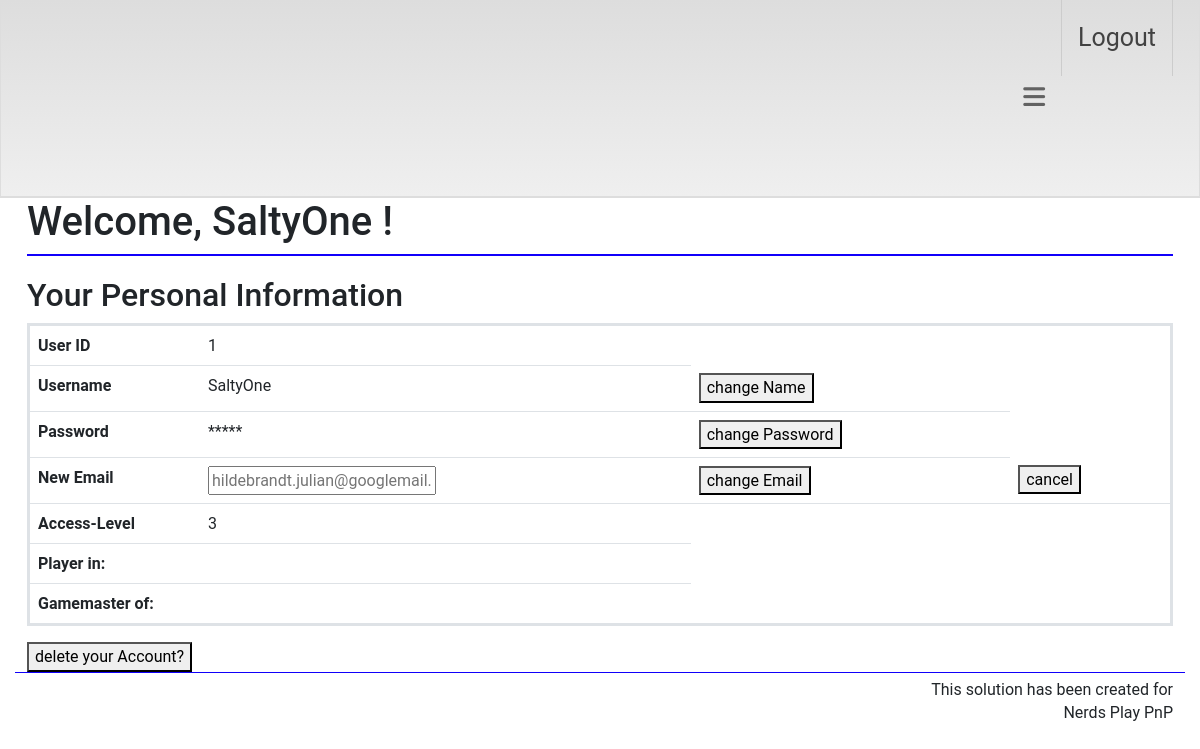
Page /changeEmail (signed in) on the committed database.
### api/v1_0/models.py (models this page shows, shortened)
class User(UserMixin, db.Model):
    id = db.Column(db.Integer, primary_key=True)
    email = db.Column(db.String(100), unique=True)
    password = db.Column(db.String(100))
    name = db.Column(db.String(1000))
    email_confirm = db.Column(db.Boolean)
    access = db.Column(db.Integer)
    def is_admin(self):
        return self.access == ACCESS['admin']
    def is_dm(self):
        return self.access >= ACCESS['DM']

### api/v1_0/email.py (the view)
@email.route('/changeEmail', methods=['GET', 'POST'])
@login_required
def change_Email():
    if request.method == 'GET':
        return render_template( 'profile.html', user=current_user, changeEmail = True)
    if request.method == 'POST':
        email = request.form.get('email')
        validateNewEmail(email, current_user.id, current_user.password)
        flash("Please check your Inbox to confirm your new Email.")
        return redirect(url_for( 'weblogic.profile'))

### main.py (called while the page is built)
@login_manager.user_loader
def load_user(user_id):
        return User.query.get(int(user_id))

### templates/profile.html (shortened to what this page needs)
{% extends "base.html" %}
{% block content %}
<h1 class="title">
  Welcome, {{user['name']}} !
</h1>
<div class='profile'>
  <h2>Your Personal Information</h2></th>
    <table class="table">
      <tbody>
        <tr>
            <th style ="width : 15%" scope="row">User ID</th>
            <td>{{ user['id'] }}</td>
          </tr>
          {% if not changeName %}
          <tr>
            <th style ="width : 15%" scope="row">Username</th>
            <td>{{ user['name'] }}</td>
            <form action="/changeName" method="get">
              <td>
                <button type="submit">change Name</button>
            </td>
          </form>
          </tr>
          {% endif %}
          {% if not changePassword %}
          <tr>
            <th style ="width : 15%" scope="row">Password</th>
            <form action="/changePassword" method="get">
            <td>*****</td>
                <td>
                  <button type="submit">change Password</button>
              </td>
            </form>
          </tr>
          {% endif %}
          {% if changeEmail %}
          <tr>
            <th style ="width : 15%" scope="row">New Email</th>
              <form action="/changeEmail" method="post">
              <td>
                <input class="input is-large" type="email" name="email" placeholder="{{ user['email'] }}" autofocus="" required>
              </td>
              <td>
                <button type="submit">change Email</button>
            </td>
          </form>
          <td>
          <form action="/profile" method="get">
              <button type="submit">cancel</button>
          </form>
          </td>
          </tr>
          {% endif %}
          <tr>
            <th style ="width : 15%" scope="row">Access-Level</th>
            <td>{{ user['access'] }}</td>
        </tr>
        <tr>
          <th style ="width : 15%" scope="row">Player in:</th>
          <td>{{ campaign_names_player }}</td>
      </tr>
      <tr>
        <th style ="width : 15%" scope="row">Gamemaster of:</th>
        <td>{{ campaign_names_master }}</td>
    </tr>
      </tbody>
    </table>
  {% if not deleteAccount %}
    <form action="/deleteAccount" method="get">
        <button type="submit">delete your Account?</button>
  </form>
    {% endif %}
  </div>
{% endblock %}

### static/base.css (style rules this page uses)
.profile { padding-top: 20px; border-top:2px solid #1100fa }
table { border:3px solid #2500fa; text-align: left; display: table; width: 100%; border-collapse: collapse; overflow: visible; }
table th, table td { padding: 10px 8px; }

### templates/base.html (style rules this page uses)
body { font-family: Roboto; line-height: 1.45; }

### rows in the picture
User: name "SaltyOne", id "1", email "hildebrandt.julian@googlemail.com", access "3"
